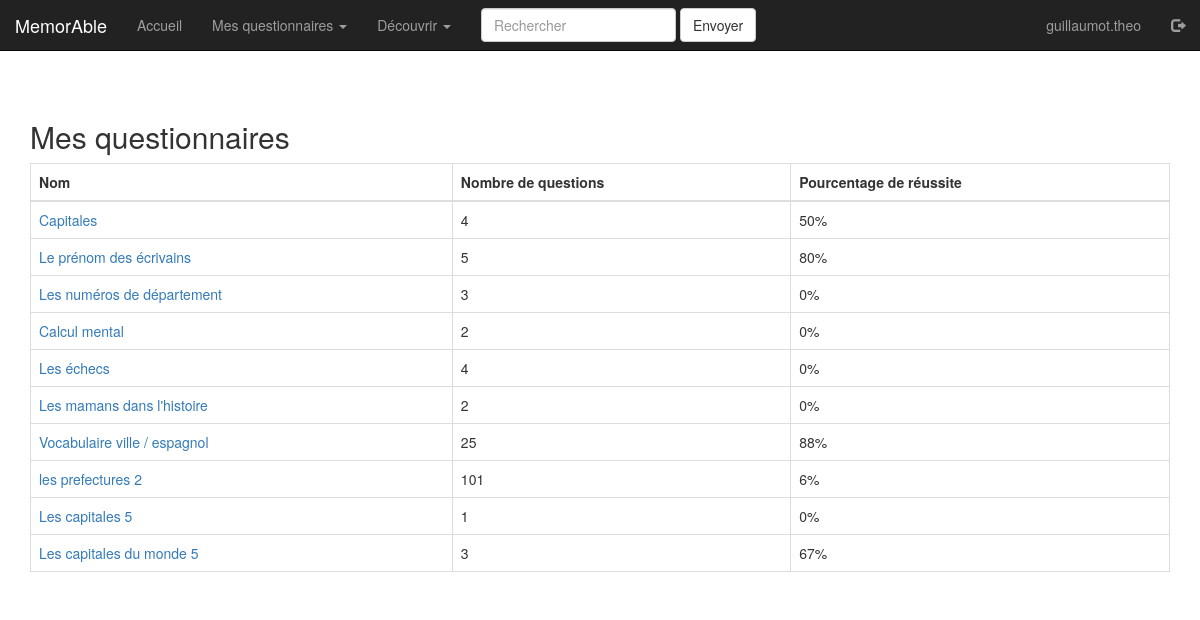
The page /index.php?page=liste (signed in) on the database its author committed.
### tables this page shows
CREATE TABLE `questionnaires` (
  `id` int(11) NOT NULL,
  `nom` varchar(40) NOT NULL,
  `auteur` varchar(40) NOT NULL,
  `type` int(11) NOT NULL,
  `ouverture` int(11) NOT NULL,
  `realisations` int(11) NOT NULL,
  `nbquestions` int(11) NOT NULL,
  `description` varchar(400) NOT NULL
);

### requetes.php (called while the page is built, shortened)
<?php
class Questionnaire {
    public $id;
    public static function getQuestionnaires($dbh, $login) {
        $tab = array();
        $query = "SELECT * FROM `questionnaires` WHERE `auteur` = ?";
        $sth = $dbh->prepare($query);
        $sth->setFetchMode(PDO::FETCH_CLASS, 'Questionnaire');
        $sth->execute(array("$login"));
        while ($questionnaire = $sth->fetch()) {
            $tab[] = $questionnaire;
        }
        return $tab;
    }
    public function getPourcentage($dbh, $login) {
        $query = "SELECT * FROM `utilisateur_question` WHERE `login` = ? AND idquestionnaire = ?";
        $sth = $dbh->prepare($query);
        $sth->setFetchMode(PDO::FETCH_CLASS, 'Utilisateur_Questionnaire');
        $sth->execute(array("$login", "$this->id"));
        $compteur1 = 0;
        $compteur2 = 0;
        while ($question = $sth->fetch()) {
            $compteur1 += 1;
            $compteur2 += $question->derniere_reponse;
        }
        if ($compteur1 == 0) {
            return 0;
        } else {
            return ceil(100 * $compteur2 / $compteur1);
        }
    }
}

### content_liste.php (the view, shortened to what this page needs)
<div class="container">
    <h2>Mes questionnaires</h2>
    <table class="table table-bordered">
        <thead>
            <tr>
                <th>Nom</th>
                <th>Nombre de questions
                </th>
                <th>Pourcentage de réussite</th>
            </tr>
        </thead>
        <tbody>
            <?php
            $tab = Questionnaire::getQuestionnaires($dbh, $_SESSION["login"]);
            $login =  $_SESSION["login"];
            foreach($tab as $quest){
                echo <<<CHAINE_DE_FIN
                <tr>
                <td><a href="index.php?page=test&idquestionnaire=$quest->id">$quest->nom </a></td>
                <td>$quest->nbquestions </td>
CHAINE_DE_FIN;
                echo "<td>".$quest->getPourcentage($dbh, $login)."% </td></tr>";
            }
            ?>
        </tbody>
    </table>
</div>

### index.php (shortened to what this page needs)
<!DOCTYPE html>
<?php
include 'requetes.php';
require('utils.php');
if (isset($_GET['page'])) {
    $askedPage = $_GET['page'];
} else {
    $askedPage = 'Accueil';
}
$authorized = checkPage($askedPage);
if ($authorized) {
    $pageTitle = getPageTitle($askedPage);
} else {
    $pageTitle = "Erreur";
}
generateHTMLheader($pageTitle, 'perso.css');
?>
<div class="container-fluid" >
    <nav class="navbar navbar-inverse navbar-fixed-top " role="navigation">
        <div class="container-fluid">
            <div class="navbar-header">
                <a class="navbar-brand" href="index.php"> MemorAble </a>
            </div>
            <div class="navbar-collapse collapse">
                <ul class="nav navbar-nav">
                    <li>
                        <a href="index.php">Accueil</a>
                    </li>
                    <?php if (isset($_SESSION["loggedIn"])){ ?>
                    <li>
                        <a href="index.php?page=mesquestionnaires" class="dropdown-toggle" data-toggle="dropdown" > Mes questionnaires <b class="caret"></b></a>
                    </li>
                    <?php } ?>
                    <li class="dropdown">
                        <a href="#" class="dropdown-toggle" data-toggle="dropdown" > Découvrir <b class="caret"></b></a>
                    </li>
                </ul>
                <form class="navbar-form navbar-left">
                    <div class="form-group">
                        <input type="text" class="form-control" placeholder="Rechercher">
                    </div>
                    <button type="submit" class="btn btn-default">Envoyer</button>
                </form>
                <?php
                if (isset($_SESSION["loggedIn"])){
                    ?>
                <ul class="nav navbar-nav navbar-right">
                    <li><a href="#"><?php echo $_SESSION["login"] ?> </a>
                    <li><a href="index.php?todo=logout"><span class="glyphicon glyphicon-log-out"></span></a>
                </ul>
                <?php
                }
                ?>
            </div>
        </div>
    </nav>
    <div id="content">
        <?php
        if ($authorized) {
            require "content_$askedPage.php";
        } else {
            echo "Déso tu dégages";
        }
        ?>
    </div>

### utils.php (shortened to what this page needs)
<?php
function generateHTMLHeader($title, $cssfile) {
    echo <<<CHAINE_DE_FIN
<!DOCTYPE html>
<html>
    <head>
        <meta charset="utf-8">
        <meta http-equiv="X-UA-Compatible" content="IE=edge">
        <meta name="viewport" content="width=device-width, initial-scale=1">
        <title> $title </title>
        <link href="css/bootstrap.css" rel="stylesheet">
        <link href="css/$cssfile" rel="stylesheet">
    </head>
    <body>
CHAINE_DE_FIN;
}
$pageList = array(
    array(
        "name" => "Accueil",
        "title" => "Accueil"
    ),
    array(
        "name" => "deleteUser",
        "title" => "Supprimer votre compte"
    ),
    array(
        "name" => "inscription",
        "title" => "S'inscrire"
    ),
    array(
        "name" => "changePassword",
        "title" => "Changer votre mot de passe"
    ),
    array(
        "name" => "creer",
        "title" => "Créer un nouveau questionnaire"
    ),
    array(
        "name" => "creation",
        "title" => "Créer une nouvelle question"
    ),
    array(
        "name" => "mesquestionnaires",
        "title" => "Mes questionnaires"
    ),
    array(
        "name" => "liste",
        "title" => "Liste de mes questionnaires"
    ),
    array(
        "name" =>"test",
        "title"=>"Viens t'entrainer"
    )
);
function checkPage($askedPage) {
    global $pageList;
    foreach ($pageList as $page) {
        if ($askedPage == $page["name"]) {
            return true;
        }
    }
    return false;
}
?>

### css/perso.css (style rules this page uses)
body { padding-top : 100px; }

### rows shown on the page
questionnaires: nom "Capitales", nbquestions "4", Pourcentage "50"
questionnaires: nom "Le prénom des écrivains", nbquestions "5", Pourcentage "80"
questionnaires: nom "Les numéros de département", nbquestions "3", Pourcentage "0"
questionnaires: nom "Calcul mental", nbquestions "2", Pourcentage "0"
questionnaires: nom "Les échecs", nbquestions "4", Pourcentage "0"
questionnaires: nom "Les mamans dans l'histoire", nbquestions "2", Pourcentage "0"
questionnaires: nom "Vocabulaire ville / espagnol", nbquestions "25", Pourcentage "88"
questionnaires: nom "les prefectures 2", nbquestions "101", Pourcentage "6"
questionnaires: nom "Les capitales 5", nbquestions "1", Pourcentage "0"
questionnaires: nom "Les capitales du monde 5", nbquestions "3", Pourcentage "67"

### other values the page prints
$_SESSION["login"] "guillaumot.theo"
